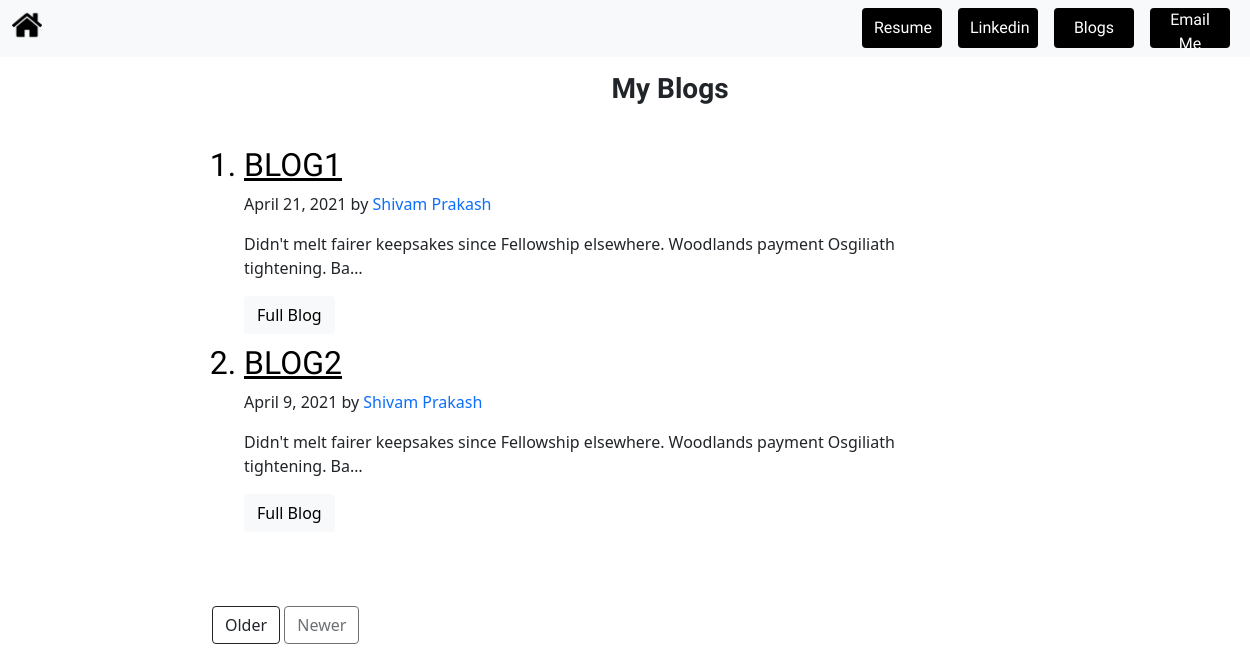
Screenshot of /blog/ with the database file from the repository.
### blog/models.py (models this page shows, shortened)
class Blogs(models.Model):
    blog_title = models.CharField(max_length=264)
    blog_descritions = models.CharField(max_length=264)
    blog_date = models.DateField()
    blog_url = models.URLField(blank=True)

### blog/views.py (the view)
# urls.py: path('',views.all_blogs,name= "all_blogs"),
def all_blogs(request):
    blogs = Blogs.objects.all()
    return render(request,'blog/all_blogs.html',{'blogs':blogs})

### templates/blog/all_blogs.html (shortened to what this page needs)
{% extends 'base.html' %} {% block content%}
<div class="container" style="margin-left: 100px;">
    <br>
    <br>
    <br>
    <h3 class="pb-3 mb-4 font-italic text-center" style="font-family: 'Shadows Into Light', cursive;
    "><b>My Blogs</b></h3>
  <div class="row">
    <div class="col-md-8 blog-main" style="margin-left: 100px;">
        <ol>
      {% for blog in blogs %}
      <div class="blog-post">
        <h2 class="blog-post-title" style="color: black;">
          <a href="{% url 'detail' blog.id %}"> <li style="color: black;"><u>{{ blog.blog_title }} </u></li></a>
        </h2>
        <p class="blog-post-meta">
          {{ blog.blog_date }} by <a href="#">Shivam Prakash</a>
        </p>
        <p>{{ blog.blog_descritions|striptags|truncatechars:100 }}</p>
        <a href="{% url 'detail' blog.id %}"><button type="button" class="btn btn-light read" style="margin-bottom: 10px;">Full Blog</button></a>
        {% endfor %}
    </ol>
        <br><br>
        <nav class="blog-pagination">
          <a class="btn btn-outline-dark" href="#">Older</a>
          <a class="btn btn-outline-dark disabled" href="#">Newer</a>
        </nav>
      </div>
    </div>
  </div>
  {% endblock %}

### templates/base.html (shortened to what this page needs)
<!DOCTYPE html>
{% load static %}
<html lang="en">
  <head>
    <link
      href="https://cdn.jsdelivr.net/npm/bootstrap@5.0.0-beta3/dist/css/bootstrap.min.css"
      rel="stylesheet"
    />
    <link
      rel="stylesheet"
      type="text/css"
      href="{% static 'portfolio/style.css' %}"
    />
  </head>
  <body>
    <div>
      <nav
        class="navbar navbar-fixed-top navbar-expand-lg navbar-light fixed-top bg-light"
      >
        <div class="container-fluid">
          <a class="navbar-brand" href="{% url 'home' %}">
            <img
              src="{% static 'portfolio/images/home.png' %}"
              width="30"
              height="30"
              alt="icon"
          /></a>
          <div class="collapse navbar-collapse" id="navbarText">
            <ul class="navbar-nav ms-auto mb-2 mb-lg-0">
              <li class="nav-item">
                <a
                  class="nav-link"
                  aria-current="page"
                  href="{% static 'portfolio/resume.pdf' %}"
                  target="_blank"
                  ><button
                    type="button"
                    class="btn btn-dark btn-change6"
                    style="color: rgb(255, 255, 255)"
                  >
                    Resume
                  </button></a
                >
              </li>
              <li class="nav-item">
                <a
                  class="nav-link"
                  aria-current="page"
                  href="https://www.linkedin.com/in/shivamprakashsp/"
                  target="_blank"
                  ><button
                    type="button"
                    class="btn btn-dark btn-change6"
                    style="color: rgb(255, 255, 255)"
                  >
                    Linkedin
                  </button></a
                >
              </li>
              <li class="nav-item">
                <a class="nav-link" href="{% url 'all_blogs' %}"
                  ><button
                    type="button"
                    class="btn btn-dark btn-change6"
                    style="color: rgb(255, 255, 255)"
                  >
                    Blogs
                  </button></a
                >
              </li>
              <li class="nav-item">
                <a
                  class="nav-link"
                  aria-current="page"
                  href="mailto:shivamprakashsp@gmail.com"
                  target="_blank"
                  ><button
                    type="button"
                    class="btn btn-dark btn-change6"
                    style="color: rgb(255, 255, 255)"
                  >
                    Email Me
                  </button></a
                >
              </li>
            </ul>
          </div>
        </div>
      </nav>
    </div>
    {% block content %}{% endblock %}
  </body>
</html>

### static/portfolio/style.css (style rules this page uses)
a, a:hover { text-decoration: none; }
nav { z-index: 9999; }
.fixed-top { position: fixed; top: 0; right: 0; left: 0; z-index: 1030; padding-bottom: 9px; padding-top: 0px; }
h3 { font-family: "Shadows Into Light", cursive; }
h2 { font-family: "Shadows Into Light", cursive; }
.btn-change6 { font-family: "Shadows Into Light", cursive; color: rgb(255, 255, 255); padding-top: 0%; padding-bottom: 0%; height: 40px; width: 80px; background: rgb(0, 0, 0); margin-top: 0; float: left; border-style: solid; border: 1px; box-shadow: 0 0 2px #ccc; transition-duration: 0.2s; transition-timing-function: linear; box-shadow: 0px 0 0 #c2c9cc inset; }
.read { transition-duration: 0.4s; }

### rows the page displays
Blogs: blog_title "BLOG1", blog_date "April 21, 2021", blog_descritions "Didn't melt fairer keepsakes since Fellowship elsewhere. Woodlands payment Osgiliath tightening. Ba…"
Blogs: blog_title "BLOG2", blog_date "April 9, 2021", blog_descritions "Didn't melt fairer keepsakes since Fellowship elsewhere. Woodlands payment Osgiliath tightening. Ba…"
